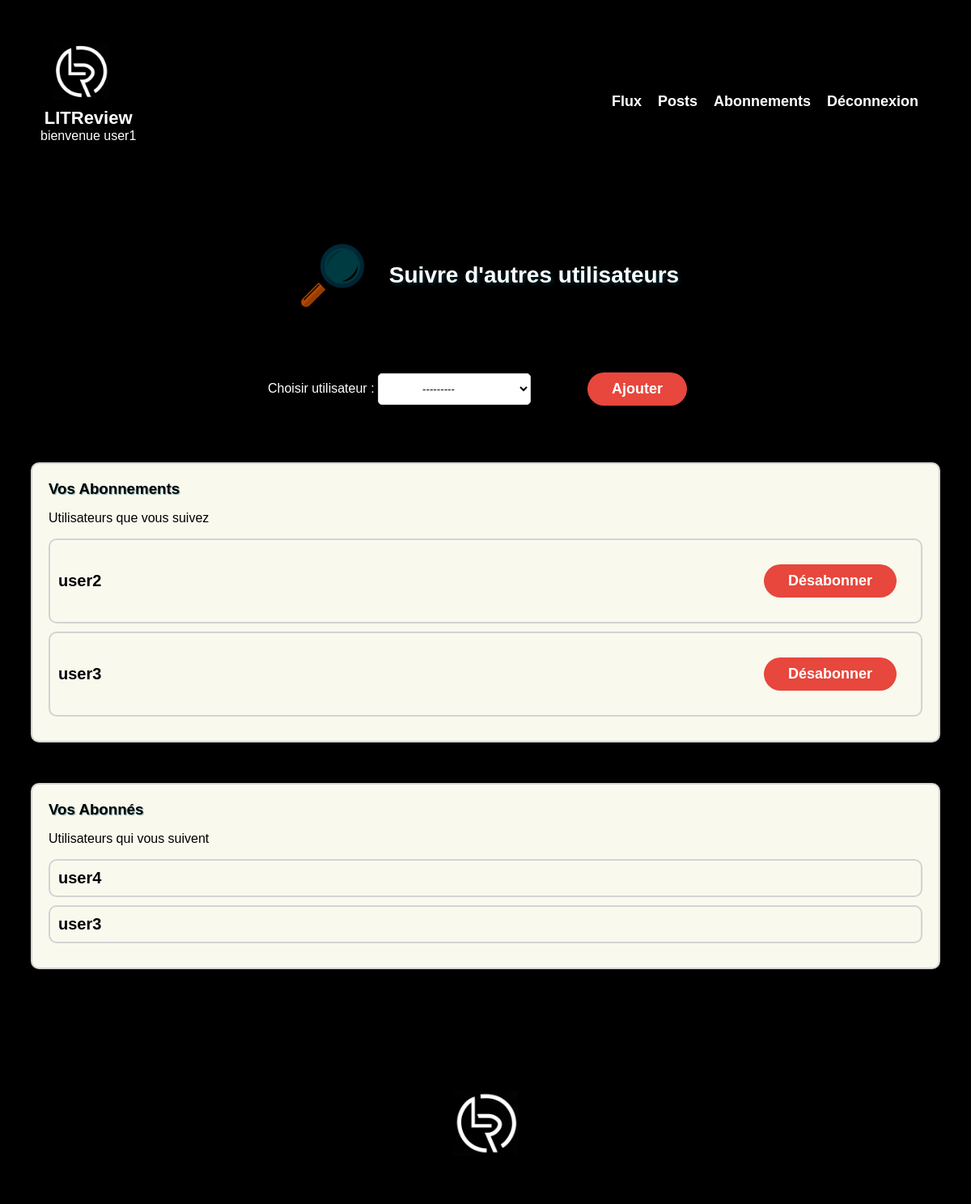
Screenshot of /follows/ (signed in) with the database file from the repository.
### authentication/models.py (models this page shows)
class CustomUser(AbstractUser):
    pass

### bookreview/models.py (models this page shows)
class UserFollows(models.Model):
    user = models.ForeignKey(
        settings.AUTH_USER_MODEL, on_delete=models.CASCADE, related_name="following"
    )
    followed_user = models.ForeignKey(
        settings.AUTH_USER_MODEL, on_delete=models.CASCADE, related_name="followed_by"
    )
    class Meta:
        unique_together = (
            "user",
            "followed_user",
        )

### bookreview/views.py (the view)
# urls.py: path("follows/", bookreview.views.follows, name="follows"),
@login_required
def follows(request):
    followings = UserFollows.objects.filter(user=request.user)
    followers = UserFollows.objects.filter(followed_user=request.user)
    if request.method == "POST":
        form = UserFollowsForm(request.POST)
        if form.is_valid():
            try:
                user_follow = form.save(commit=False)
                user_follow.user = request.user
                user_follow.save()
            except IntegrityError:
                messages.error(
                    request,
                    f"L'utilisateur {user_follow.followed_user} est deja dans votre liste de suivis",
                )
                return render(
                    request,
                    "bookreview/follows.html",
                    {"form": form, "followings": followings, "followers": followers},
                )
            return redirect("follows")
    else:
        form = UserFollowsForm()
    context = {
        "form": form,
        "followings": followings,
        "followers": followers,
    }
    return render(request, "bookreview/follows.html", context=context)

### bookreview/forms.py
class UserFollowsForm(forms.ModelForm):
    class Meta:
        model = UserFollows
        fields = ["followed_user"]
        labels = {
            "followed_user": "Choisir utilisateur",
        }

### bookreview/templates/bookreview/follows.html (shortened to what this page needs)
{% extends 'base.html' %}
{% load static %}
{% block content %}
    <div class="follows-page base-page">
        <div class="follows-form-title">
            <div class="icone-title">
                <img src="{% static 'icones/icone-loupe.png' %}" alt="icone loupe">
                <h2>Suivre d'autres utilisateurs</h2>
            </div>
            <div>
                <form method="post" class="follows-form">
                    {% for field in form %}
                        <div class="form-field-follows">
                            {{ field.label_tag }}
                            {{ field }}
                        </div>
                    {% endfor %}
                    <button type="submit" class=" follow-button submit-button">Ajouter</button>
                </form>
            </div>
        </div>
        {% if followings %}
            <div class="following">
                <h3>Vos Abonnements</h3>
                <p>Utilisateurs que vous suivez</p>
                <div class="follows-list">
                    {% for following in followings %}
                        <div class="follows-item">
                            <span class="follows-username">{{ following.followed_user }}</span>
                            <a href="{% url 'follows_delete' following.id %}" class="unfollow-button submit-button">Désabonner</a>
                        </div>
                    {% endfor %}
                </div>
            </div>
        {% endif %}
        {% if followers %}
            <div class="followers">
                <h3>Vos Abonnés</h3>
                <p>Utilisateurs qui vous suivent</p>
                <div class="follows-list">
                    {% for follower in followers %}
                        <div class="follows-item">
                            <span class="follows-username">{{ follower.user }}</span>
                        </div>
                    {% endfor %}
                </div>
            </div>
        {% endif %}
    </div>
{% endblock content %}

### templates/base.html (shortened to what this page needs)
{% load static %}
<!DOCTYPE html>
<html lang="fr">
    <head>
        <link rel="stylesheet" href="{% static 'css/style.css' %}">
    </head>
    <body id="body">
        <header id="header">
            <div class="titre-header">
                <img src="{% static 'logos/lt_logo_white.png' %}" alt="logo header litrevu" class="logo-header-litrevu">
                <div>
                    <h1>LITReview</h1>
                    {% if user.is_authenticated %}
                        <span>bienvenue {{ request.user }}</span>
                    {% endif %}
                </div>
            </div>
            {% if user.is_authenticated %}
                <div class="nav">
                    <ul>
                        <li>
                            <a href="{% url 'flux' %}">
                                Flux
                            </a>
                        </li>
                        <li>
                            <a href="{% url 'posts' %}">
                                Posts
                            </a>
                        </li>
                        <li>
                            <a href="{% url 'follows' %}">
                                Abonnements
                            </a>
                        </li>
                        <li>
                            <form action="{% url 'logout' %}" method="post" class="logout-form">
                                <button type="submit" class="logout-button">
                                    Déconnexion
                                </button>
                            </form>
                        </li>
                    </ul>
                </div>
            {% endif %}
        </header>
        <div class="main">
            {% block content %}{% endblock content %}
        </div>
        <footer id="footer">
            <img class="logo-footer" src="{% static 'logos/lt_logo_white.png' %}" alt="logo footer litreview">
        </footer>
    </body>
</html>

### static/css/style.css (style rules this page uses)
:root { --background-color-1: #fff; --background-color-2: #000; --text-color-1: var(--background-color-2); --text-color-2: #fff; --text-color-3: var(--background-color-2); --success-color: green; --error-color: red; --button-color: #e7473c; --button-text-color: var(--text-color-2); --focus-color: #afdff5; --text-shadow-1: rgba(4, 81, 104, 0.5); --border-shadow-color: lightgray; --button-hover-color: #e7473c; --button-hover-halo-color: var(--button-hover-color); --post-ticket: #e4d4b7; --post-review: #f9f9ee; }
html, body { margin: 0; padding: 0; box-sizing: border-box; }
html { background-image: url(../images/man_made-book-library-841345.jpeg); background-attachment: fixed; background-repeat: no-repeat; background-size: cover; display: flex; justify-content: center; }
#body { width: 60%; opacity: 0.9; font-family: Verdana, sans-serif; color: var(--text-color-1); font-size: 100%; }
.main { display: flex; flex-direction: column; justify-content: space-around; align-items: center; background-color: var(--background-color-2); }
.submit-button { text-decoration: none; padding: 10px 30px; background-color: var(--button-color); color: var(--button-text-color); font-weight: 600; font-size: 18px; border: none; border-radius: 30px; margin: 20px 20px; }
.base-page { width: 100%; padding: 40px 0; }
.base-page h2, .login-page h2, .signup-page h2 { color: var(--text-color-2); font-size: 28px; font-weight: bold; text-shadow: 2px 2px 4px var(--text-shadow-1); }
.base-page h3 { text-shadow: 1px 1px 1px var(--text-shadow-1); margin: 0; }
.icone-title { display: flex; align-items: center; justify-content: center; margin-bottom: 40px; text-shadow: 1px 1px 1px var(--text-shadow-1); }
.icone-title img { width: 100px; margin-right: 20px; }
#header { background-color: var(--background-color-2); color: var(--text-color-2); height: 150px; padding: 50px; display: flex; justify-content: space-between; align-items: center; }
.titre-header { display: flex; align-items: center; }
.titre-header h1 { margin: 0; }
.nav ul { display: flex; list-style: none; align-items: center; }
.nav a, .logout-button { text-decoration: none; background: none; border: none; color: var(--text-color-2); padding: 5px 5px; margin-right: 10px; font-size: 18px; font-weight: 600; }
.logout-form { margin: 0; }
#header img { height: 100px; margin-right: 20px; }
label { font-weight: 500; color: var(--text-color-2); }
select { padding: 10px 50px; border-radius: 5px; }
.follows-form { display: flex; flex-direction: row; justify-content: center; align-items: center; margin-top: 50px; margin-bottom: 50px; }
#id_followed_user { margin-right: 50px; background-color: #fff; border: 1px solid var(--border-shadow-color); }
.follows-page { width: 100%; display: flex; flex-direction: column; justify-content: center; align-items: center; }
.following, .followers { width: 90%; background-color: var(--post-review); padding: 20px; margin-bottom: 50px; border-radius: 10px; border: 2px solid var(--border-shadow-color); }
.follows-item { display: flex; align-items: center; justify-content: space-between; margin-bottom: 10px; border: 2px solid var(--border-shadow-color); padding: 10px; border-radius: 10px; font-size: 20px; font-weight: 600; }
#footer { margin: 0; display: flex; align-items: center; justify-content: center; height: 100px; background-color: var(--background-color-2); color: var(--text-color-2); padding: 50px; }
.logo-footer { height: 80px; }
@media all and (max-width: 1350px) { html { background-image: none; background-color: var(--background-color-2); } }
@media all and (max-width: 1350px) { #body { opacity: 1; width: 100%; margin: 0; padding: 0; } }
@media all and (max-width: 1350px) { #header { text-align: center; } }
@media all and (max-width: 1350px) { #header img { height: 70px; } }
@media all and (max-width: 1350px) { #header h1 { font-size: 22px; } }
@media all and (max-width: 1350px) { .titre-header { display: flex; flex-direction: column; align-items: center; margin-bottom: 20px; } }
@media all and (max-width: 1350px) { .logo-header-litrevu { margin-bottom: 10px; } }

### rows the page displays
CustomUser: user "user1"
UserFollows: followed_user "user2"
UserFollows: followed_user "user3"
UserFollows: user "user4"
UserFollows: user "user3"

### other values shown
{{ field.label_tag }} "Choisir utilisateur :"
